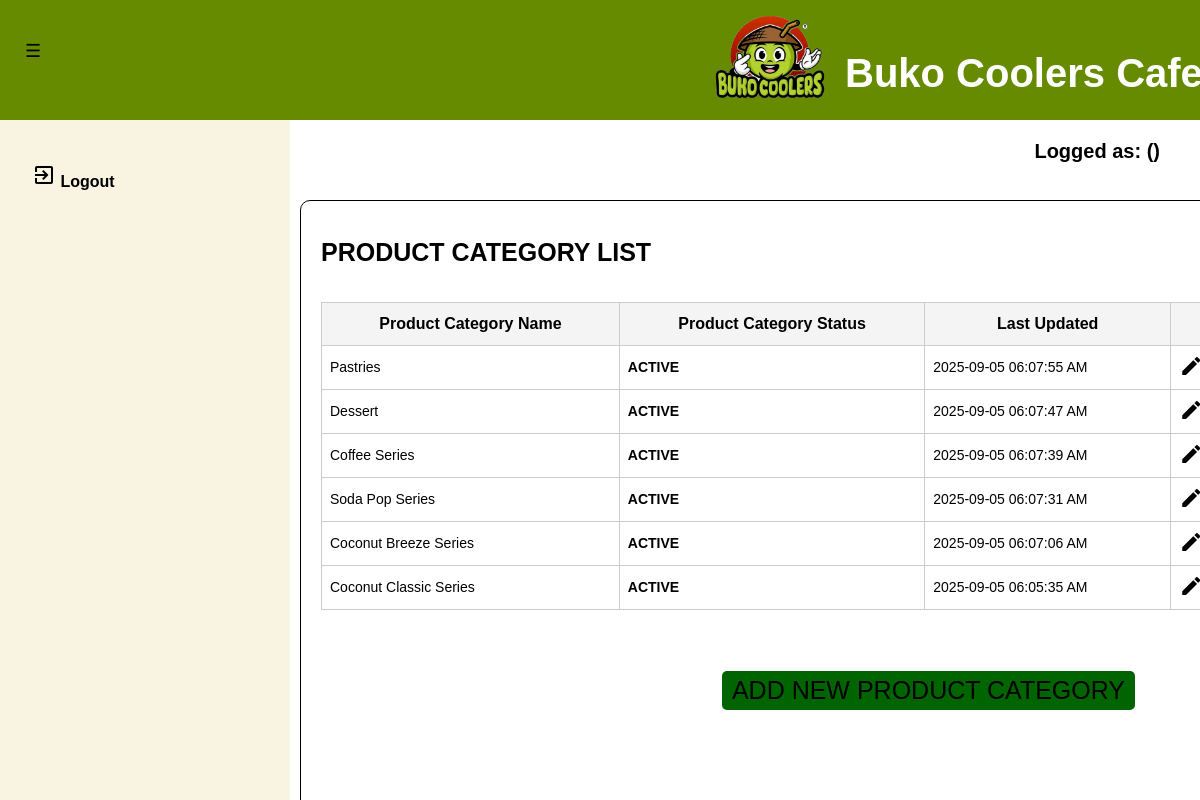
Page /product_category_list.php on the committed database.
### tables this page shows
CREATE TABLE `tbl_prod_categories` (
  `PK_PROD_CAT` int(11) NOT NULL,
  `PROD_CAT_NAME` varchar(100) NOT NULL,
  `PROD_CAT_STATUS` varchar(25) NOT NULL DEFAULT 'ACTIVE',
  `PROD_CAT_TIMESTAMP` datetime NOT NULL DEFAULT current_timestamp()
);

### product_category_list.php (the view, shortened to what this page needs)
<?php
    include ('database_connection.php');
?>
<!DOCTYPE html>
    <html lang="en">
    <head>
        <link rel="stylesheet" type="text/css" href="styles/dashboard.css">
        <link rel="stylesheet" type="text/css" href="styles/viewdata_style.css">
        <link rel="stylesheet" type="text/css" href="styles/dashboard_style.css">
    </head>
    <body>
        <div class="main_container">
            <header>
                <div id="navleft" class="show_navleft">
                    <span class="toggle-btn" onclick="toggleNav()">&#9776;</span>
                </div>
                <div class="header-content">
                    <div class="header-left">
                        <img src="templates/designs/logo_nonbg.png" alt="Buko Coolers Logo" class="logo">
                        <h1>Buko Coolers Cafe</h1>
                    </div>
                </div>
            </header>
            <div id="sidenav" class="side_nav">
                <a href="logout_action.php" onclick="return confirm('Are you sure do you want to logout?');"><i class="material-icons">exit_to_app</i> Logout</a>
            </div>
        </div>
        <div class="form_container">
            <h1>PRODUCT CATEGORY LIST</h1>
            <div class="table_container_nouppr">
                <div style="overflow-y: auto; height: 470px;">
                    <table class="dataview">
                        <thead>
                            <tr>
                                <th>Product Category Name</th>
                                <th>Product Category Status</th>
                                <th>Last Updated</th>
                                <th>Action</th>
                            </tr>
                        </thead>
                        <tbody id="table_body">
                            <tr>
                                <?php
                                    $show_cat = "SELECT PK_PROD_CAT, PROD_CAT_NAME, PROD_CAT_STATUS, DATE_FORMAT(DATE_ADD(PROD_CAT_TIMESTAMP, INTERVAL 8 HOUR), '%Y-%m-%d %r') AS 'PROD_CAT_TIMESTAMP' FROM tbl_prod_categories WHERE PROD_CAT_STATUS = 'ACTIVE' ORDER BY PROD_CAT_TIMESTAMP DESC";
                                    $exec_showcat = mysqli_query($databaseconn, $show_cat);
                                    if (mysqli_num_rows($exec_showcat) > 0) {
                                        while($row = mysqli_fetch_assoc($exec_showcat)){
                                            $ret_prodcat_id = $row['PK_PROD_CAT'];
                                            $ret_prodcat_name = $row['PROD_CAT_NAME'];
                                            $ret_prodcat_status = $row['PROD_CAT_STATUS'];
                                            $ret_prodcat_udate = $row['PROD_CAT_TIMESTAMP'];
                                            echo "<tr>";
                                            echo "<td>$ret_prodcat_name</td>";
                                            echo "<td><b>$ret_prodcat_status</b></td>";
                                            echo "<td>$ret_prodcat_udate</td>";
                                            if ($ret_prodcat_status === "ACTIVE"){
                                                echo "<td><a href='product_category_edit.php?ProdCatID={$ret_prodcat_id}' onclick='return confirm(\"Are you sure do you want to confirm edit this category?\");';><i class='material-icons'>mode_edit</i></a> | <a href='product_category_archive.php?ProdCatID={$ret_prodcat_id}'><i class='material-icons'>archive</i></a></td>";
                                            } else {
                                                echo "<td>This product category is archived</td>";
                                            }
                                            echo "</tr>";
                                        }
                                    } else {
                                        echo "<tr>
                                        <td colspan='4'>No Product Categories found.</td>
                                        </tr>";
                                    }
                                ?>
                            </tr>
                        </tbody>
                    </table>
                </div>
            </div>
            <div class="button_under">
                <form class="list_forms_under" method="POST" action="">
                    <button id="prodadd" name="add_cat_products">ADD NEW PRODUCT CATEGORY</button>
                </form>
            </div>
        </div>
        <div class="header-right">
            <p>Logged as: <?php echo htmlspecialchars($return_username); ?> (<?php echo htmlspecialchars($return_role); ?>)</p>
    </body>
</html>

### styles/viewdata_style.css (style rules this page uses)
.form_container { position: fixed; top: 200px; left: 300px; padding: 20px; width: 80%; height: 600px; border: 1px solid #000; border-radius: 10px; }
.form_container h1 { text-align: left; font-size: 25px; font-weight: bold; margin-bottom: 20px; }
.dataview a { text-decoration: none; color: black; }
.table_container_nouppr { position: relative; top: 15px; font-size: 16px; }
.button_under { position: fixed; right: 65px; bottom: 90px; }
#exportcsv, #exportreport, #prodadd, #searchdate, #usradd { margin-top: 10px; padding: 5px 10px; border: none; border-radius: 5px; background-color: darkgreen; color: black; cursor: pointer; font-size: 25px; }
.form-side a, .table_container_nouppr a { text-decoration: none; color: black; }
.dataview { width: 100%; border-collapse: collapse; }
.dataview thead th { border: 1px solid #ccc; position: sticky; top: 0; background-color: #f4f4f4; z-index: 3; font-size: 16px; }
.dataview th, .dataview td { border: 1px solid #ccc; padding: 12px; text-align: center; }
.dataview td { border: 1px solid #ccc; padding: 8px; text-align: left; font-size: 14px; }

### styles/dashboard_style.css (style rules this page uses)
body, html { overflow-y: auto; overflow-x: hidden; margin: 0; padding: 0; font-family: Arial, sans-serif; background-color: white; height: 100%; }
header { justify-content: space-between; align-items: flex-start; background-color: #668b00; padding: 10px; color: white; height: 100px; width: 100%; }
.header-content { display: flex; justify-content: space-between; align-items: center; }
.header-left { display: flex; align-items: center; }
.header-left .logo { width: 150px; height: auto; margin-top: -60px; margin-left: 685px; margin-right: 0px; }
.header-left h1 { color: white; font-size: 40px; margin-top: 0px; }
.header-right { position: fixed; top: 120px; right: 40px; font-size: 20px; color: black; font-weight: bold; }
.side_nav { height: calc(100vh - 120px); width: 290px; position: fixed; top: 120px; left: 0; background-color: #F8F4E1; overflow-y: auto; overflow-x: hidden; transition: 0.5s; padding-top: 10px; display: flex; flex-direction: column; }
.side_nav a { padding: 33px 8px 8px 32px; text-decoration: none; font-size: 16px; color: black; display: block; transition: 0.5s; font-weight: bold; }
#navleft { width: 290px; transition: margin-left 0.5s; padding: 16px; }
.toggle-btn { position: fixed; top: 30px; left: -5px; z-index: 1; padding: 10px 30px; color: black; cursor: pointer; font-size: 18px; }

### rows in the picture
tbl_prod_categories: PROD_CAT_NAME "Pastries", PROD_CAT_STATUS "ACTIVE", ret_prodcat_udate "2025-09-05 06:07:55 AM"
tbl_prod_categories: PROD_CAT_NAME "Dessert", PROD_CAT_STATUS "ACTIVE", ret_prodcat_udate "2025-09-05 06:07:47 AM"
tbl_prod_categories: PROD_CAT_NAME "Coffee Series", PROD_CAT_STATUS "ACTIVE", ret_prodcat_udate "2025-09-05 06:07:39 AM"
tbl_prod_categories: PROD_CAT_NAME "Soda Pop Series", PROD_CAT_STATUS "ACTIVE", ret_prodcat_udate "2025-09-05 06:07:31 AM"
tbl_prod_categories: PROD_CAT_NAME "Coconut Breeze Series", PROD_CAT_STATUS "ACTIVE", ret_prodcat_udate "2025-09-05 06:07:06 AM"
tbl_prod_categories: PROD_CAT_NAME "Coconut Classic Series", PROD_CAT_STATUS "ACTIVE", ret_prodcat_udate "2025-09-05 06:05:35 AM"
